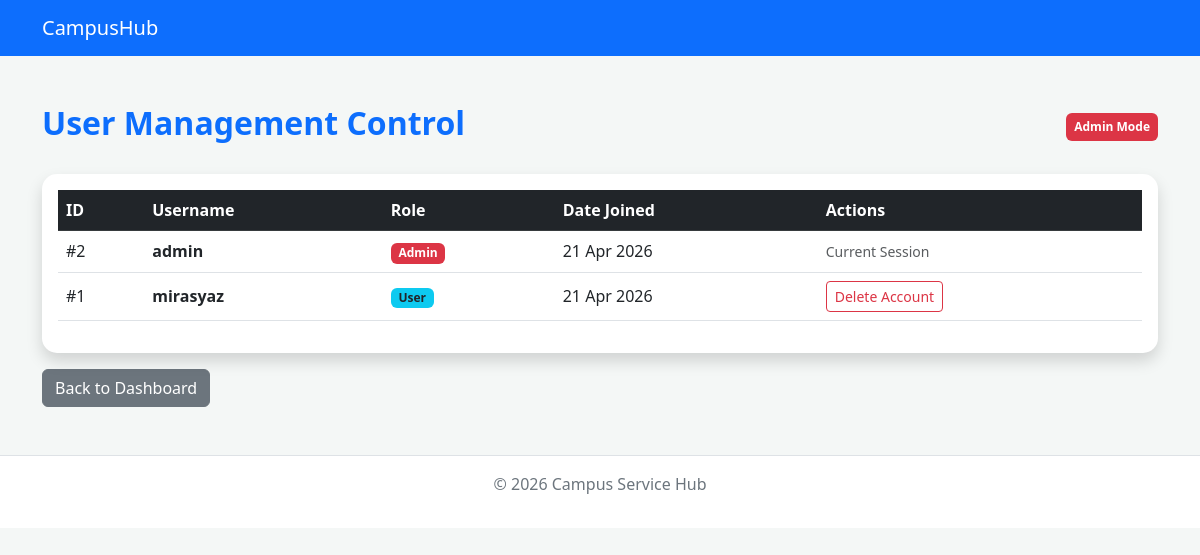
Page /manage_users.php (signed in) on the committed database.
### tables this page shows
CREATE TABLE `users` (
  `id` int(11) NOT NULL,
  `username` varchar(50) NOT NULL,
  `password` varchar(255) NOT NULL,
  `role` enum('Admin','User') DEFAULT 'User',
  `created_at` timestamp NOT NULL DEFAULT current_timestamp()
);

### manage_users.php (the view, shortened to what this page needs)
<?php
include 'db.php';
include 'header.php';
$query = "SELECT id, username, role, created_at FROM users ORDER BY id DESC";
$result = $conn->query($query);
?>
<div class="container mt-5">
    <div class="d-flex justify-content-between align-items-center mb-4">
        <h2 class="text-primary fw-bold">User Management Control</h2>
        <span class="badge bg-danger p-2">Admin Mode</span>
    </div>
    <div class="card shadow border-0">
        <div class="card-body">
            <div class="table-responsive">
                <table class="table table-hover align-middle">
                    <thead class="table-dark">
                        <tr>
                            <th>ID</th>
                            <th>Username</th>
                            <th>Role</th>
                            <th>Date Joined</th>
                            <th>Actions</th>
                        </tr>
                    </thead>
                    <tbody>
                        <?php while($user = $result->fetch_assoc()): ?>
                        <tr>
                            <td>#<?php echo $user['id']; ?></td>
                            <td><strong><?php echo htmlspecialchars($user['username']); ?></strong></td>
                            <td>
                                <span class="badge <?php echo ($user['role'] == 'Admin') ? 'bg-danger' : 'bg-info text-dark'; ?>">
                                    <?php echo $user['role']; ?>
                                </span>
                            </td>
                            <td><?php echo date('d M Y', strtotime($user['created_at'])); ?></td>
                            <td>
                                <?php if ($user['id'] != $_SESSION['user_id']): ?>
                                    <a href="delete_user.php?id=<?php echo $user['id']; ?>"
                                       class="btn btn-sm btn-outline-danger"
                                       onclick="return confirm('Adakah anda pasti mahu memadam user ini? Semua servis berkaitan juga akan dipadam.')">
                                       Delete Account
                                    </a>
                                <?php else: ?>
                                    <span class="text-muted small italic">Current Session</span>
                                <?php endif; ?>
                            </td>
                        </tr>
                        <?php endwhile; ?>
                    </tbody>
                </table>
            </div>
        </div>
    </div>
    <div class="mt-3">
        <a href="dashboard.php" class="btn btn-secondary">Back to Dashboard</a>
    </div>
</div>
<?php include 'footer.php'; ?>

### style.css (style rules this page uses)
:root { --primary-color: #0056b3; --accent-color: #0056b3; }
body { background-color: #f4f7f6; font-family: 'Segoe UI', Tahoma, Geneva, Verdana, sans-serif; }
.card { border: none; border-radius: 15px; }

### rows in the picture
users: id "2", username "admin", role "Admin", created_at "21 Apr 2026", shows "Current Session"
users: id "1", username "mirasyaz", role "User", created_at "21 Apr 2026"
